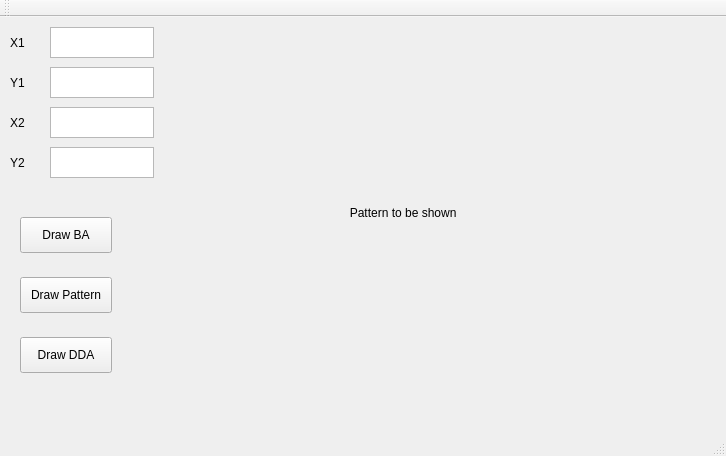
<?xml version="1.0" encoding="UTF-8"?>
<ui version="4.0">
 <class>MainWindow</class>
 <widget class="QMainWindow" name="MainWindow">
  <property name="geometry">
   <rect>
    <x>0</x>
    <y>0</y>
    <width>726</width>
    <height>456</height>
   </rect>
  </property>
  <property name="windowTitle">
   <string>MainWindow</string>
  </property>
  <widget class="QWidget" name="centralWidget">
   <widget class="QPushButton" name="pushButton_3">
    <property name="geometry">
     <rect>
      <x>20</x>
      <y>320</y>
      <width>92</width>
      <height>36</height>
     </rect>
    </property>
    <property name="text">
     <string>Draw DDA</string>
    </property>
   </widget>
   <widget class="QLabel" name="label">
    <property name="geometry">
     <rect>
      <x>10</x>
      <y>10</y>
      <width>31</width>
      <height>31</height>
     </rect>
    </property>
    <property name="text">
     <string>X1</string>
    </property>
   </widget>
   <widget class="QPushButton" name="pushButton">
    <property name="geometry">
     <rect>
      <x>20</x>
      <y>200</y>
      <width>92</width>
      <height>36</height>
     </rect>
    </property>
    <property name="text">
     <string>Draw BA</string>
    </property>
   </widget>
   <widget class="QPushButton" name="pushButton_2">
    <property name="geometry">
     <rect>
      <x>20</x>
      <y>260</y>
      <width>92</width>
      <height>36</height>
     </rect>
    </property>
    <property name="text">
     <string>Draw Pattern</string>
    </property>
   </widget>
   <widget class="QLabel" name="label_2">
    <property name="geometry">
     <rect>
      <x>10</x>
      <y>90</y>
      <width>31</width>
      <height>31</height>
     </rect>
    </property>
    <property name="text">
     <string>X2</string>
    </property>
   </widget>
   <widget class="QLabel" name="label_3">
    <property name="geometry">
     <rect>
      <x>10</x>
      <y>50</y>
      <width>31</width>
      <height>31</height>
     </rect>
    </property>
    <property name="text">
     <string>Y1</string>
    </property>
   </widget>
   <widget class="QLabel" name="label_4">
    <property name="geometry">
     <rect>
      <x>10</x>
      <y>130</y>
      <width>31</width>
      <height>31</height>
     </rect>
    </property>
    <property name="text">
     <string>Y2</string>
    </property>
   </widget>
   <widget class="QTextEdit" name="textEdit">
    <property name="geometry">
     <rect>
      <x>50</x>
      <y>10</y>
      <width>104</width>
      <height>31</height>
     </rect>
    </property>
   </widget>
   <widget class="QTextEdit" name="textEdit_2">
    <property name="geometry">
     <rect>
      <x>50</x>
      <y>90</y>
      <width>104</width>
      <height>31</height>
     </rect>
    </property>
   </widget>
   <widget class="QTextEdit" name="textEdit_3">
    <property name="geometry">
     <rect>
      <x>50</x>
      <y>50</y>
      <width>104</width>
      <height>31</height>
     </rect>
    </property>
   </widget>
   <widget class="QTextEdit" name="textEdit_4">
    <property name="geometry">
     <rect>
      <x>50</x>
      <y>130</y>
      <width>104</width>
      <height>31</height>
     </rect>
    </property>
   </widget>
   <widget class="QLabel" name="label_5">
    <property name="geometry">
     <rect>
      <x>200</x>
      <y>20</y>
      <width>491</width>
      <height>351</height>
     </rect>
    </property>
    <property name="text">
     <string>                                             Pattern to be shown</string>
    </property>
   </widget>
  </widget>
  <widget class="QMenuBar" name="menuBar">
   <property name="geometry">
    <rect>
     <x>0</x>
     <y>0</y>
     <width>726</width>
     <height>28</height>
    </rect>
   </property>
  </widget>
  <widget class="QToolBar" name="mainToolBar">
   <attribute name="toolBarArea">
    <enum>TopToolBarArea</enum>
   </attribute>
   <attribute name="toolBarBreak">
    <bool>false</bool>
   </attribute>
  </widget>
  <widget class="QStatusBar" name="statusBar"/>
 </widget>
 <layoutdefault spacing="6" margin="11"/>
 <resources/>
 <connections/>
</ui>
